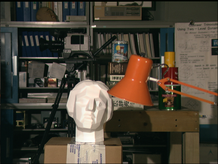
#> input picture hw4/src/testdata/Tsukuba/img_left.png, 218 x 164 px, shrunk from 384 x 288 before the run
$ python eval.py --image Tsukuba
#> lines starting #> are read from the running program, lines starting #| are printed output that depends on the picture
#> in main, img_left is the input picture: shape (164, 218, 3); mean B, G, R 55.4, 67.6, 74.7
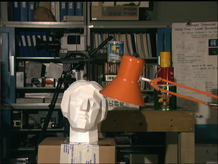
#> input picture hw4/src/testdata/Tsukuba/img_right.png, 218 x 164 px, shrunk from 384 x 288 before the run
#> in main, img_right is the input picture: shape (164, 218, 3); mean B, G, R 55.5, 67.9, 75.3
### hw4/src/computeDisp.py
import numpy as np
import cv2.ximgproc as xip  # type: ignore (ignore warning)


def census_cost(local_binary_L, local_binary_R):
    disparity = np.sum(np.abs(local_binary_L - local_binary_R), axis=1)
    return disparity


def computeDisp(Il, Ir, max_disp):
#> called with max_disp = 15
    h, w, ch = Il.shape
#> h = 164; w = 218; ch = 3
    labels = np.zeros((h, w), dtype=np.float32)
    Il = Il.astype(np.float32)
    Ir = Ir.astype(np.float32)

    # pad the image
    window_size = 3
    pad_size = window_size // 2

    img_L = np.pad(Il, ((pad_size, pad_size), (pad_size, pad_size), (0, 0)), mode="constant", constant_values=0)
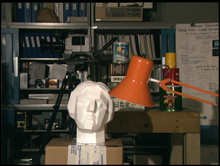
#> img_L: shape (166, 220, 3) float32; mean B, G, R 54.2, 66.2, 73.2
    img_R = np.pad(Ir, ((pad_size, pad_size), (pad_size, pad_size), (0, 0)), mode="constant", constant_values=0)
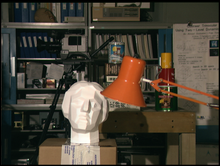
#> img_R: shape (166, 220, 3) float32; mean B, G, R 54.3, 66.5, 73.7

    # >>> Cost Computation
    # TODO: Compute matching cost
    # [Tips] Census cost = Local binary pattern -> Hamming distance
    # [Tips] Set costs of out-of-bound pixels = cost of closest valid pixel
    # [Tips] Compute cost both Il to Ir and Ir to Il for later left-right consistency

    # >>> Cost Aggregation
    # TODO: Refine the cost according to nearby costs
    # [Tips] Joint bilateral filter (for the cost of each disparty)

    # store the matching costs for left-to-right and right-to-left disparities.
    cost_list_L = np.zeros((h, w, max_disp), dtype=np.float32)
    cost_list_R = np.zeros((h, w, max_disp), dtype=np.float32)

    local_binary_IL, local_binary_IR = [], []
    for i in range(h):
        for j in range(w):
            patch_L = img_L[i : i + window_size, j : j + window_size, :].copy()
            patch_R = img_R[i : i + window_size, j : j + window_size, :].copy()
            for k in range(ch):
                center_L = patch_L[pad_size, pad_size, k]
                center_R = patch_R[pad_size, pad_size, k]
                patch_L[:, :, k] = (patch_L[:, :, k] >= center_L).astype(np.float32)
                patch_R[:, :, k] = (patch_R[:, :, k] >= center_R).astype(np.float32)
            local_binary_IL.append(patch_L.flatten())
            local_binary_IR.append(patch_R.flatten())
#> after the loop, local_binary_IL = 35752 items; local_binary_IR = 35752 items

    local_binary_IL = np.array(local_binary_IL).reshape(h, w, -1)  # (h, w, window_size*window_size*ch)
    local_binary_IR = np.array(local_binary_IR).reshape(h, w, -1)  # (h, w, window_size*window_size*ch)

    for i in range(h):
        for j in range(w):
            if j < max_disp - 1:
                local_binary_L = local_binary_IL[i, j][np.newaxis, :]
                local_binary_R = np.flip(local_binary_IR[i, : j + 1], axis=0)
                disparity = census_cost(local_binary_L, local_binary_R)
                cost_list_L[i, j, : j + 1] = disparity
                cost_list_L[i, j, j + 1 :] = disparity[-1]
            else:
                local_binary_L = local_binary_IL[i, j][np.newaxis, :]
                local_binary_R = np.flip(local_binary_IR[i, (j - max_disp + 1) : j + 1], axis=0)
                disparity = census_cost(local_binary_L, local_binary_R)
                cost_list_L[i, j, :] = disparity

            if j + max_disp > w:
                local_binary_L = local_binary_IL[i, j:w]
                local_binary_R = local_binary_IR[i, j][np.newaxis, :]
                disparity = census_cost(local_binary_L, local_binary_R)
                cost_list_R[i, j, : w - j] = disparity
                cost_list_R[i, j, w - j :] = disparity[-1]
            else:
                local_binary_L = local_binary_IL[i, j : j + max_disp]
                local_binary_R = local_binary_IR[i, j][np.newaxis, :]
                disparity = census_cost(local_binary_L, local_binary_R)
                cost_list_R[i, j, :] = disparity

    # Apply joint bilateral filter
    for d in range(max_disp):
        cost_list_L[:, :, d] = xip.jointBilateralFilter(Il, cost_list_L[:, :, d], 20, 10, 10)
        cost_list_R[:, :, d] = xip.jointBilateralFilter(Ir, cost_list_R[:, :, d], 20, 10, 10)

    # >>> Disparity Optimization
    # TODO: Determine disparity based on estimated cost.
    # [Tips] Winner-take-all
    winner_L = np.argmin(cost_list_L, axis=2)
#> winner_L: shape (164, 218) int64; 15 distinct labels, from 0 to 14
    winner_R = np.argmin(cost_list_R, axis=2)
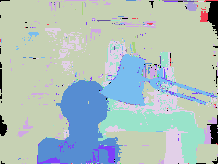
#> winner_R: shape (164, 218) int64; 15 distinct labels, from 0 to 14; one colour per label, 0 black

    # >>> Disparity Refinement
    # TODO: Do whatever to enhance the disparity map
    # [Tips] Left-right consistency check -> Hole filling -> Weighted median filtering

    # Inconsistent disparities are marked as -1 and then filled by the closest valid disparities
    for i in range(h):
        for j in range(w):
            if j - winner_L[i, j] >= 0 and winner_L[i, j] == winner_R[i, j - winner_L[i, j]]:
                continue
            else:
                winner_L[i, j] = -1
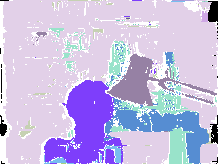
#> winner_L: shape (164, 218) int64; 15 distinct labels, from -1 to 14; one colour per label, 0 black, -1 white

    for i in range(h):
        for j in range(w):
            if winner_L[i, j] == -1:
                left_disparity = np.inf
                right_disparity = np.inf

                l_idx = j - 1
                while l_idx >= 0 and winner_L[i, l_idx] == -1:
                    l_idx -= 1
                if l_idx >= 0:
                    left_disparity = winner_L[i, l_idx]

                r_idx = j + 1
                while r_idx < w and winner_L[i, r_idx] == -1:
                    r_idx += 1
                if r_idx < w:
                    right_disparity = winner_L[i, r_idx]

                winner_L[i, j] = min(left_disparity, right_disparity)
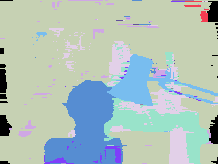
#> winner_L: shape (164, 218) int64; 14 distinct labels, from 0 to 14; one colour per label, 0 black

    labels = xip.weightedMedianFilter(Il.astype(np.uint8), winner_L.astype(np.uint8), 18, 1)
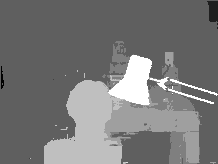
#> labels: shape (164, 218); min 0, max 8, mean 3.78; drawn with min black and max white
    return labels.astype(np.uint8)

### hw4/src/eval.py
import numpy as np
import cv2
import argparse
import time
import os, glob
from computeDisp import computeDisp


def evaluate(disp_input, disp_gt, scale_factor, threshold=1.0):
    disp_input = np.uint8(disp_input * scale_factor)
    disp_input = np.int32(disp_input / scale_factor)
    disp_gt = np.int32(disp_gt / scale_factor)

    nr_pixel = 0
    nr_error = 0
    h, w = disp_gt.shape
    for y in range(0, h):
        for x in range(0, w):
            if disp_gt[y, x] > 0:
                nr_pixel += 1
                if np.abs(disp_gt[y, x] - disp_input[y, x]) > threshold:
                    nr_error += 1

    return float(nr_error) / nr_pixel


def main():
    parser = argparse.ArgumentParser(description="evaluation function of stereo matching")
    parser.add_argument("--dataset_path", default="./testdata/", help="path to testing dataset")
    parser.add_argument(
        "--image", choices=["Tsukuba", "Venus", "Teddy", "Cones"], required=True, help="choose testing image"
    )
    args = parser.parse_args()

    config = {"Tsukuba": (15, 16), "Venus": (20, 8), "Teddy": (60, 4), "Cones": (60, 4)}

    print("Processing image %s ..." % args.image)
    t0 = time.time()
    img_left = cv2.imread(os.path.join(args.dataset_path, args.image, "img_left.png"))
    img_right = cv2.imread(os.path.join(args.dataset_path, args.image, "img_right.png"))
    max_disp, scale_factor = config[args.image]
    labels = computeDisp(img_left, img_right, max_disp)
    print("[Time] %.4f sec" % (time.time() - t0))

    if glob.glob(os.path.join(args.dataset_path, args.image, "disp_gt.*")):
        gt_path = glob.glob(os.path.join(args.dataset_path, args.image, "disp_gt.*"))[0]
        img_gt = cv2.imread(gt_path, -1)
        error = evaluate(labels, img_gt, scale_factor)
        print("[Bad Pixel Ratio] %.2f%%" % (error * 100))


if __name__ == "__main__":
    main()
